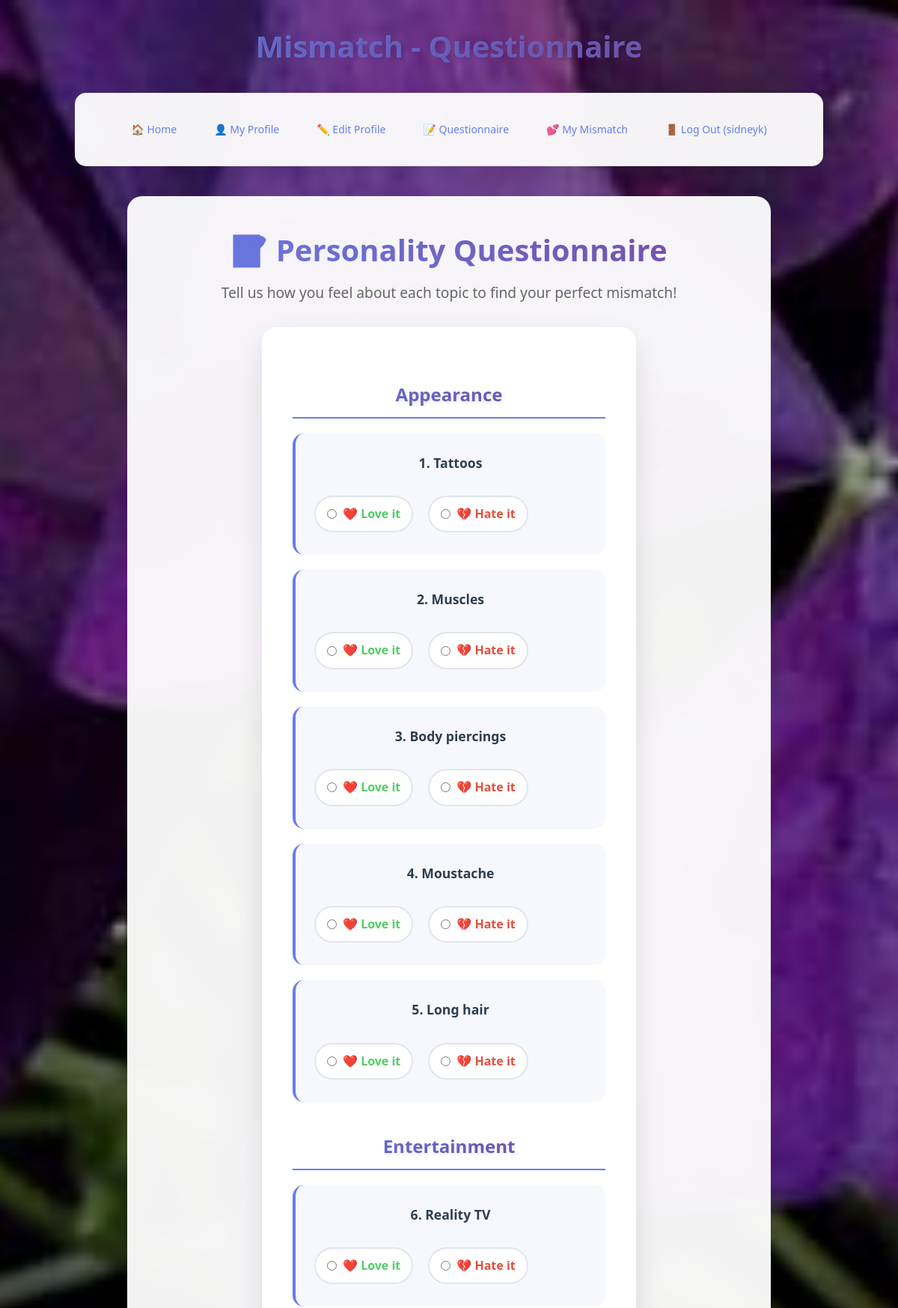
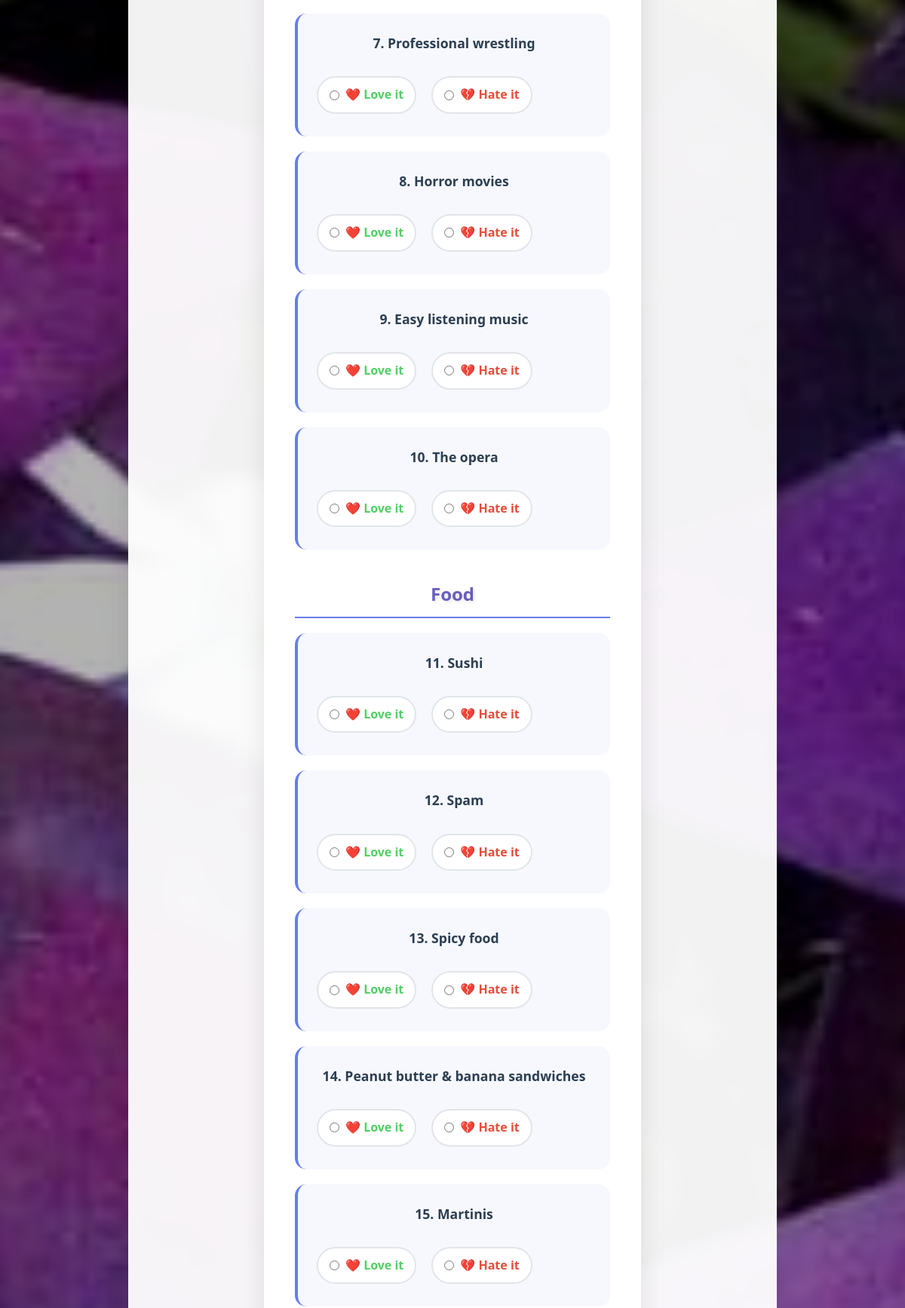
Screenshot of /questionnaire.php (signed in, upper part) with the database file from the repository (2 pictures, top to bottom).
### tables this page shows
CREATE TABLE mismatch_topic (
  topic_id INTEGER PRIMARY KEY AUTOINCREMENT,
  name VARCHAR(48),
  category_id INTEGER
);

CREATE TABLE mismatch_category (
  category_id INTEGER PRIMARY KEY AUTOINCREMENT,
  name VARCHAR(48)
);

### questionnaire.php (the view, shortened to what this page needs)
<?php
  require_once('header.php');
  require_once('navmenu.php');
  $dbc = new SQLite3(DB_PATH);
  $query = "SELECT COUNT(*) as count FROM mismatch_response WHERE user_id = '" . $_SESSION['user_id'] . "'";
  $data = $dbc->query($query);
  $row = $data->fetchArray(SQLITE3_ASSOC);
  if ($row['count'] > 0) {
    $query = "DELETE FROM mismatch_response WHERE user_id = '" . $_SESSION['user_id'] . "'";
    $dbc->exec($query);
  }
  if (isset($_POST['submit'])) {
    $query = "SELECT topic_id FROM mismatch_topic ORDER BY category_id, topic_id";
    $data = $dbc->query($query);
    while ($row = $data->fetchArray(SQLITE3_ASSOC)) {
      $query = "INSERT INTO mismatch_response (user_id, topic_id, response) VALUES ('" . $_SESSION['user_id'] . "', '" . $row['topic_id'] . "', '" . $_POST['response' . $row['topic_id']] . "')";
      $dbc->exec($query);
    }
    echo '<div style="max-width: 800px; margin: 50px auto; padding: 40px; background: rgba(255, 255, 255, 0.95); backdrop-filter: blur(10px); border-radius: 20px; box-shadow: 0 15px 35px rgba(0,0,0,0.1); text-align: center;">';
    echo '<div style="font-size: 4em; margin-bottom: 20px;">🎉</div>';
    echo '<h2 style="color: #667eea; margin-bottom: 20px;">Questionnaire Saved!</h2>';
    echo '<p style="font-size: 1.2em; color: #666; margin-bottom: 30px;">Your preferences have been recorded. Now you can find your perfect mismatch!</p>';
    echo '<div style="display: flex; gap: 15px; justify-content: center; flex-wrap: wrap;">';
    echo '<a href="mymismatch.php" style="background: linear-gradient(45deg, #667eea, #764ba2); color: white; padding: 15px 30px; border-radius: 25px; text-decoration: none; font-weight: 600; transition: all 0.3s ease;">🔍 Find Matches</a>';
    echo '<a href="index.php" style="background: linear-gradient(45deg, #51cf66, #40c057); color: white; padding: 15px 30px; border-radius: 25px; text-decoration: none; font-weight: 600; transition: all 0.3s ease;">🏠 Back to Home</a>';
    echo '</div>';
    echo '</div>';
  }
  else {
    $query = "SELECT mt.topic_id, mt.name AS topic_name, mc.name AS category_name " .
      "FROM mismatch_topic AS mt " .
      "INNER JOIN mismatch_category AS mc USING (category_id) " .
      "ORDER BY mc.category_id, mt.topic_id";
    $data = $dbc->query($query);
    echo '<div style="max-width: 900px; margin: 0 auto; padding: 20px;">';
    echo '<div style="background: rgba(255, 255, 255, 0.95); backdrop-filter: blur(10px); border-radius: 20px; padding: 40px; box-shadow: 0 15px 35px rgba(0,0,0,0.1); margin-bottom: 30px;">';
    echo '<h2 style="text-align: center; margin-bottom: 10px; background: linear-gradient(45deg, #667eea, #764ba2); -webkit-background-clip: text; -webkit-text-fill-color: transparent; background-clip: text; font-size: 2.5em;">📝 Personality Questionnaire</h2>';
    echo '<p style="text-align: center; font-size: 1.2em; color: #666; margin-bottom: 30px;">Tell us how you feel about each topic to find your perfect mismatch!</p>';
    echo '<form method="post" action="' . $_SERVER['PHP_SELF'] . '">';
    $current_category = '';
    $question_count = 0;
    while ($row = $data->fetchArray(SQLITE3_ASSOC)) {
      $question_count++;
      if ($current_category != $row['category_name']) {
        if ($current_category != '') {
          echo '</div>';
        }
        $current_category = $row['category_name'];
        echo '<div style="margin-bottom: 40px;">';
        echo '<h3 style="color: #667eea; font-size: 1.5em; margin-bottom: 20px; padding-bottom: 10px; border-bottom: 2px solid #667eea;">' . $current_category . '</h3>';
      }
      echo '<div style="background: rgba(102, 126, 234, 0.05); border-radius: 15px; padding: 25px; margin-bottom: 20px; border-left: 4px solid #667eea;">';
      echo '<h4 style="color: #2c3e50; margin-bottom: 15px; font-size: 1.1em;">' . $question_count . '. ' . $row['topic_name'] . '</h4>';
      echo '<div style="display: flex; gap: 20px; flex-wrap: wrap;">';
      echo '<label style="display: flex; align-items: center; gap: 8px; cursor: pointer; padding: 10px 15px; background: white; border-radius: 25px; border: 2px solid #e1e5e9; transition: all 0.3s ease; min-width: 120px;">';
      echo '<input type="radio" name="response' . $row['topic_id'] . '" value="1" style="margin: 0;" required />';
      echo '<span style="color: #51cf66; font-weight: 600;">❤️ Love it</span>';
      echo '</label>';
      echo '<label style="display: flex; align-items: center; gap: 8px; cursor: pointer; padding: 10px 15px; background: white; border-radius: 25px; border: 2px solid #e1e5e9; transition: all 0.3s ease; min-width: 120px;">';
      echo '<input type="radio" name="response' . $row['topic_id'] . '" value="2" style="margin: 0;" required />';
      echo '<span style="color: #e74c3c; font-weight: 600;">💔 Hate it</span>';
      echo '</label>';
      echo '</div>';
      echo '</div>';
    }
    if ($current_category != '') {
      echo '</div>';
    }
    echo '</form>';
    echo '</div>';
    echo '</div>';
  }
  require_once('footer.php');
?>

### style.css (style rules this page uses)
* { margin: 0; padding: 0; box-sizing: border-box; }
body { font-family: 'Segoe UI', Tahoma, Geneva, Verdana, sans-serif; background: url('images/background.jpg') no-repeat center center fixed; background-size: cover; min-height: 100vh; color: #333; line-height: 1.6; position: relative; }
body::before { content: ''; position: fixed; top: 0; left: 0; width: 100%; height: 100%; background: rgba(0, 0, 0, 0.3); z-index: -1; }
h1, h2, h3, h4 { color: #2c3e50; margin-bottom: 20px; text-align: center; }
h3 { background: linear-gradient(45deg, #667eea, #764ba2); -webkit-background-clip: text; -webkit-text-fill-color: transparent; background-clip: text; font-size: 2.5em; font-weight: 700; text-shadow: 2px 2px 4px rgba(0,0,0,0.1); margin: 30px 0; }
form { background: rgba(255, 255, 255, 0.95); backdrop-filter: blur(10px); border-radius: 20px; padding: 40px; margin: 30px auto; max-width: 500px; box-shadow: 0 15px 35px rgba(0,0,0,0.1); border: 1px solid rgba(255,255,255,0.2); }
label { display: block; margin: 15px 0 5px 0; font-weight: 500; color: #2c3e50; }
form, .navmenu, table { animation: fadeInUp 0.6s ease-out; }

### rows the page displays
mismatch_topic: category.name "Appearance", name "Tattoos"
mismatch_topic: name "Muscles"
mismatch_topic: name "Body piercings"
mismatch_topic: name "Moustache"
mismatch_topic: name "Long hair"
mismatch_topic: category.name "Entertainment", name "Reality TV"
mismatch_topic: name "Professional wrestling"
mismatch_topic: name "Horror movies"
mismatch_topic: name "Easy listening music"
mismatch_topic: name "The opera"
mismatch_topic: category.name "Food", name "Sushi"
mismatch_topic: name "Spam"
mismatch_topic: name "Spicy food"
mismatch_topic: name "Peanut butter & banana sandwiches"
mismatch_topic: name "Martinis"

### other values shown
$page_title "Questionnaire"
$_SESSION['username'] "sidneyk"
